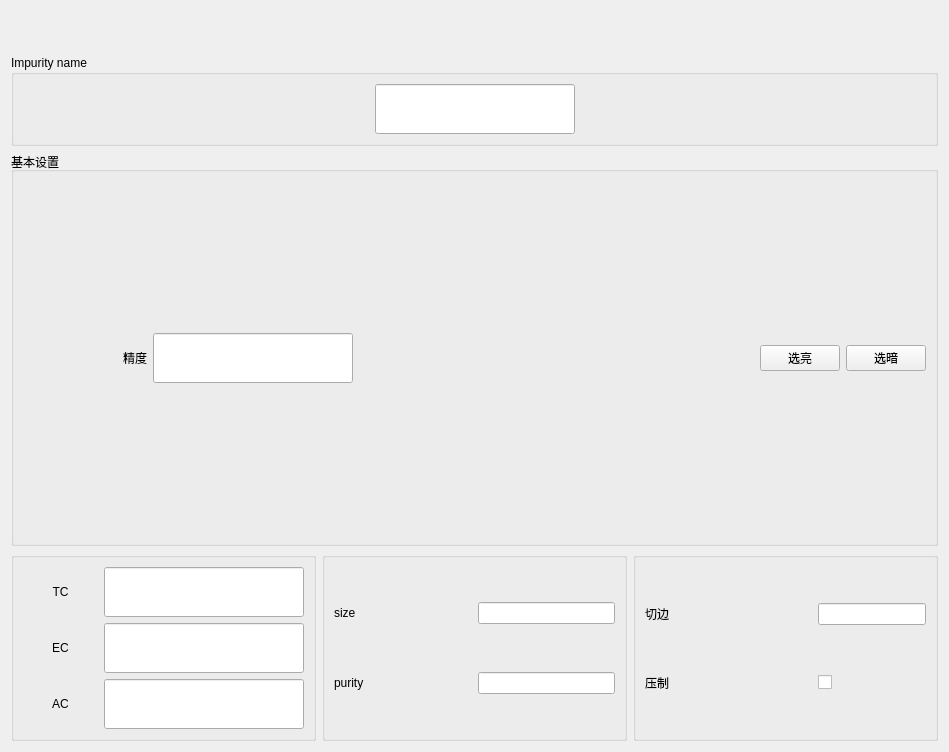
<?xml version="1.0" encoding="UTF-8"?>
<ui version="4.0">
 <class>TeaColorSenseSetWidget</class>
 <widget class="QWidget" name="TeaColorSenseSetWidget">
  <property name="geometry">
   <rect>
    <x>0</x>
    <y>0</y>
    <width>949</width>
    <height>752</height>
   </rect>
  </property>
  <property name="windowTitle">
   <string>Form</string>
  </property>
  <layout class="QVBoxLayout" name="verticalLayout">
   <item>
    <widget class="QWidget" name="groupWidget" native="true">
     <layout class="QHBoxLayout" name="horizontalLayout_4">
      <item>
       <spacer name="horizontalSpacer_2">
        <property name="orientation">
         <enum>Qt::Horizontal</enum>
        </property>
        <property name="sizeHint" stdset="0">
         <size>
          <width>40</width>
          <height>20</height>
         </size>
        </property>
       </spacer>
      </item>
      <item>
       <widget class="QLabel" name="label_group">
        <property name="minimumSize">
         <size>
          <width>88</width>
          <height>0</height>
         </size>
        </property>
        <property name="maximumSize">
         <size>
          <width>16777215</width>
          <height>50</height>
         </size>
        </property>
        <property name="text">
         <string/>
        </property>
        <property name="alignment">
         <set>Qt::AlignCenter</set>
        </property>
       </widget>
      </item>
      <item>
       <spacer name="horizontalSpacer">
        <property name="orientation">
         <enum>Qt::Horizontal</enum>
        </property>
        <property name="sizeHint" stdset="0">
         <size>
          <width>40</width>
          <height>20</height>
         </size>
        </property>
       </spacer>
      </item>
     </layout>
    </widget>
   </item>
   <item>
    <widget class="QGroupBox" name="groupBox_4">
     <property name="title">
      <string notr="true">Impurity name</string>
     </property>
     <layout class="QGridLayout" name="gridLayout">
      <item row="0" column="0">
       <spacer name="horizontalSpacer_4">
        <property name="orientation">
         <enum>Qt::Horizontal</enum>
        </property>
        <property name="sizeHint" stdset="0">
         <size>
          <width>40</width>
          <height>20</height>
         </size>
        </property>
       </spacer>
      </item>
      <item row="0" column="1">
       <widget class="myLineEdit" name="sNamelineEdit">
        <property name="minimumSize">
         <size>
          <width>0</width>
          <height>50</height>
         </size>
        </property>
        <property name="maximumSize">
         <size>
          <width>200</width>
          <height>16777215</height>
         </size>
        </property>
        <property name="alignment">
         <set>Qt::AlignCenter</set>
        </property>
       </widget>
      </item>
      <item row="0" column="2">
       <spacer name="horizontalSpacer_3">
        <property name="orientation">
         <enum>Qt::Horizontal</enum>
        </property>
        <property name="sizeHint" stdset="0">
         <size>
          <width>40</width>
          <height>20</height>
         </size>
        </property>
       </spacer>
      </item>
     </layout>
    </widget>
   </item>
   <item>
    <widget class="QGroupBox" name="groupBox_7">
     <property name="title">
      <string notr="true">基本设置</string>
     </property>
     <layout class="QVBoxLayout" name="verticalLayout_3" stretch="2">
      <property name="topMargin">
       <number>1</number>
      </property>
      <property name="bottomMargin">
       <number>0</number>
      </property>
      <item>
       <layout class="QHBoxLayout" name="horizontalLayout_7">
        <property name="leftMargin">
         <number>100</number>
        </property>
        <item>
         <widget class="QLabel" name="label_keepSense">
          <property name="maximumSize">
           <size>
            <width>200</width>
            <height>16777215</height>
           </size>
          </property>
          <property name="text">
           <string>精度</string>
          </property>
          <property name="alignment">
           <set>Qt::AlignCenter</set>
          </property>
         </widget>
        </item>
        <item>
         <widget class="myLineEdit" name="senseEdit">
          <property name="minimumSize">
           <size>
            <width>0</width>
            <height>50</height>
           </size>
          </property>
          <property name="maximumSize">
           <size>
            <width>200</width>
            <height>16777215</height>
           </size>
          </property>
          <property name="text">
           <string notr="true"/>
          </property>
          <property name="alignment">
           <set>Qt::AlignCenter</set>
          </property>
         </widget>
        </item>
        <item>
         <spacer name="horizontalSpacer_5">
          <property name="orientation">
           <enum>Qt::Horizontal</enum>
          </property>
          <property name="sizeType">
           <enum>QSizePolicy::Expanding</enum>
          </property>
          <property name="sizeHint" stdset="0">
           <size>
            <width>238</width>
            <height>20</height>
           </size>
          </property>
         </spacer>
        </item>
        <item>
         <widget class="QPushButton" name="lightBtn">
          <property name="text">
           <string notr="true">选亮</string>
          </property>
         </widget>
        </item>
        <item>
         <widget class="QPushButton" name="darkBtn">
          <property name="text">
           <string notr="true">选暗</string>
          </property>
         </widget>
        </item>
       </layout>
      </item>
     </layout>
     <zorder></zorder>
    </widget>
   </item>
   <item>
    <layout class="QHBoxLayout" name="horizontalLayout_2">
     <item>
      <widget class="QGroupBox" name="groupBox_5">
       <property name="title">
        <string notr="true"/>
       </property>
       <layout class="QVBoxLayout" name="verticalLayout_4">
        <item>
         <layout class="QHBoxLayout" name="horizontalLayout">
          <item>
           <widget class="QLabel" name="label_parallel">
            <property name="maximumSize">
             <size>
              <width>200</width>
              <height>16777215</height>
             </size>
            </property>
            <property name="text">
             <string>TC</string>
            </property>
            <property name="alignment">
             <set>Qt::AlignCenter</set>
            </property>
           </widget>
          </item>
          <item>
           <widget class="myLineEdit" name="tcEdit">
            <property name="minimumSize">
             <size>
              <width>0</width>
              <height>50</height>
             </size>
            </property>
            <property name="maximumSize">
             <size>
              <width>200</width>
              <height>16777215</height>
             </size>
            </property>
            <property name="text">
             <string notr="true"/>
            </property>
            <property name="alignment">
             <set>Qt::AlignCenter</set>
            </property>
           </widget>
          </item>
         </layout>
        </item>
        <item>
         <layout class="QHBoxLayout" name="horizontalLayout_3">
          <item>
           <widget class="QLabel" name="label_size">
            <property name="maximumSize">
             <size>
              <width>200</width>
              <height>16777215</height>
             </size>
            </property>
            <property name="text">
             <string>EC</string>
            </property>
            <property name="alignment">
             <set>Qt::AlignCenter</set>
            </property>
           </widget>
          </item>
          <item>
           <widget class="myLineEdit" name="ecEdit">
            <property name="minimumSize">
             <size>
              <width>0</width>
              <height>50</height>
             </size>
            </property>
            <property name="maximumSize">
             <size>
              <width>200</width>
              <height>16777215</height>
             </size>
            </property>
            <property name="text">
             <string notr="true"/>
            </property>
            <property name="alignment">
             <set>Qt::AlignCenter</set>
            </property>
           </widget>
          </item>
         </layout>
        </item>
        <item>
         <layout class="QHBoxLayout" name="horizontalLayout_6">
          <item>
           <widget class="QLabel" name="label_area">
            <property name="maximumSize">
             <size>
              <width>200</width>
              <height>16777215</height>
             </size>
            </property>
            <property name="text">
             <string>AC</string>
            </property>
            <property name="alignment">
             <set>Qt::AlignCenter</set>
            </property>
           </widget>
          </item>
          <item>
           <widget class="myLineEdit" name="acEdit">
            <property name="minimumSize">
             <size>
              <width>0</width>
              <height>50</height>
             </size>
            </property>
            <property name="maximumSize">
             <size>
              <width>200</width>
              <height>16777215</height>
             </size>
            </property>
            <property name="text">
             <string notr="true"/>
            </property>
            <property name="alignment">
             <set>Qt::AlignCenter</set>
            </property>
           </widget>
          </item>
         </layout>
        </item>
       </layout>
      </widget>
     </item>
     <item>
      <widget class="QGroupBox" name="sizeGroupbox">
       <property name="title">
        <string notr="true"/>
       </property>
       <layout class="QGridLayout" name="gridLayout_6" columnstretch="1,1">
        <property name="topMargin">
         <number>2</number>
        </property>
        <property name="bottomMargin">
         <number>2</number>
        </property>
        <item row="0" column="1">
         <widget class="myLineEdit" name="rowEdit"/>
        </item>
        <item row="1" column="1">
         <widget class="myLineEdit" name="percentEdit"/>
        </item>
        <item row="1" column="0">
         <widget class="QLabel" name="label_3">
          <property name="text">
           <string notr="true">purity</string>
          </property>
         </widget>
        </item>
        <item row="0" column="0">
         <widget class="QLabel" name="label_2">
          <property name="text">
           <string notr="true">size</string>
          </property>
         </widget>
        </item>
       </layout>
      </widget>
     </item>
     <item>
      <widget class="QGroupBox" name="sizeGroupbox_2">
       <property name="title">
        <string notr="true"/>
       </property>
       <layout class="QGridLayout" name="gridLayout_7" columnstretch="1,1,0">
        <property name="topMargin">
         <number>2</number>
        </property>
        <property name="bottomMargin">
         <number>2</number>
        </property>
        <item row="0" column="0">
         <widget class="QLabel" name="label_5">
          <property name="text">
           <string notr="true">切边</string>
          </property>
         </widget>
        </item>
        <item row="1" column="0">
         <widget class="QLabel" name="label_4">
          <property name="text">
           <string notr="true">压制</string>
          </property>
         </widget>
        </item>
        <item row="0" column="2">
         <widget class="myLineEdit" name="edgeEdit"/>
        </item>
        <item row="1" column="2">
         <widget class="QCheckBox" name="checkBoxInhebit">
          <property name="text">
           <string/>
          </property>
         </widget>
        </item>
       </layout>
      </widget>
     </item>
    </layout>
   </item>
  </layout>
 </widget>
 <customwidgets>
  <customwidget>
   <class>myLineEdit</class>
   <extends>QLineEdit</extends>
   <header location="global">mysortwidget/mylineedit.h</header>
  </customwidget>
 </customwidgets>
 <resources/>
 <connections/>
</ui>
